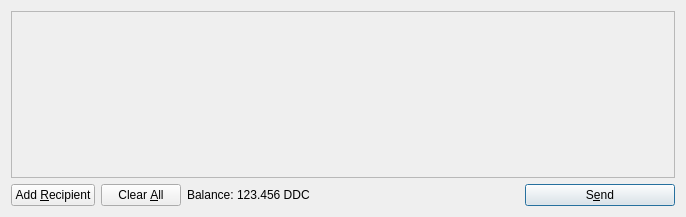
<?xml version="1.0" encoding="UTF-8"?>
<ui version="4.0">
 <class>SendCoinsDialog</class>
 <widget class="QDialog" name="SendCoinsDialog">
  <property name="geometry">
   <rect>
    <x>0</x>
    <y>0</y>
    <width>686</width>
    <height>217</height>
   </rect>
  </property>
  <property name="windowTitle">
   <string>Send Coins</string>
  </property>
  <layout class="QVBoxLayout" name="verticalLayout">
   <item>
    <widget class="QScrollArea" name="scrollArea">
     <property name="widgetResizable">
      <bool>true</bool>
     </property>
     <widget class="QWidget" name="scrollAreaWidgetContents">
      <property name="geometry">
       <rect>
        <x>0</x>
        <y>0</y>
        <width>666</width>
        <height>165</height>
       </rect>
      </property>
      <layout class="QVBoxLayout" name="verticalLayout_2">
       <property name="margin">
        <number>0</number>
       </property>
       <item>
        <layout class="QVBoxLayout" name="entries">
         <property name="spacing">
          <number>6</number>
         </property>
        </layout>
       </item>
       <item>
        <spacer name="verticalSpacer">
         <property name="orientation">
          <enum>Qt::Vertical</enum>
         </property>
         <property name="sizeHint" stdset="0">
          <size>
           <width>20</width>
           <height>40</height>
          </size>
         </property>
        </spacer>
       </item>
      </layout>
     </widget>
    </widget>
   </item>
   <item>
    <layout class="QHBoxLayout" name="horizontalLayout">
     <item>
      <widget class="QPushButton" name="addButton">
       <property name="toolTip">
        <string>Send to multiple recipients at once</string>
       </property>
       <property name="text">
        <string>Add &amp;Recipient</string>
       </property>
       <property name="icon">
        <iconset resource="../bitcoin.qrc">
         <normaloff>:/icons/add</normaloff>:/icons/add</iconset>
       </property>
       <property name="autoDefault">
        <bool>false</bool>
       </property>
      </widget>
     </item>
     <item>
      <widget class="QPushButton" name="clearButton">
       <property name="sizePolicy">
        <sizepolicy hsizetype="Minimum" vsizetype="Fixed">
         <horstretch>0</horstretch>
         <verstretch>0</verstretch>
        </sizepolicy>
       </property>
       <property name="toolTip">
        <string>Remove all transaction fields</string>
       </property>
       <property name="text">
        <string>Clear &amp;All</string>
       </property>
       <property name="icon">
        <iconset resource="../bitcoin.qrc">
         <normaloff>:/icons/remove</normaloff>:/icons/remove</iconset>
       </property>
       <property name="autoRepeatDelay">
        <number>300</number>
       </property>
       <property name="autoDefault">
        <bool>false</bool>
       </property>
      </widget>
     </item>
     <item>
      <layout class="QHBoxLayout" name="horizontalLayout_2">
       <property name="spacing">
        <number>3</number>
       </property>
       <item>
        <widget class="QLabel" name="label">
         <property name="text">
          <string>Balance:</string>
         </property>
        </widget>
       </item>
       <item>
        <widget class="QLabel" name="labelBalance">
         <property name="cursor">
          <cursorShape>IBeamCursor</cursorShape>
         </property>
         <property name="text">
          <string>123.456 DDC</string>
         </property>
         <property name="textInteractionFlags">
          <set>Qt::LinksAccessibleByMouse|Qt::TextSelectableByKeyboard|Qt::TextSelectableByMouse</set>
         </property>
        </widget>
       </item>
      </layout>
     </item>
     <item>
      <spacer name="horizontalSpacer">
       <property name="orientation">
        <enum>Qt::Horizontal</enum>
       </property>
       <property name="sizeHint" stdset="0">
        <size>
         <width>40</width>
         <height>20</height>
        </size>
       </property>
      </spacer>
     </item>
     <item>
      <widget class="QPushButton" name="sendButton">
       <property name="minimumSize">
        <size>
         <width>150</width>
         <height>0</height>
        </size>
       </property>
       <property name="toolTip">
        <string>Confirm the send action</string>
       </property>
       <property name="text">
        <string>S&amp;end</string>
       </property>
       <property name="icon">
        <iconset resource="../bitcoin.qrc">
         <normaloff>:/icons/send</normaloff>:/icons/send</iconset>
       </property>
       <property name="default">
        <bool>true</bool>
       </property>
      </widget>
     </item>
    </layout>
   </item>
  </layout>
 </widget>
 <resources>
  <include location="../bitcoin.qrc"/>
 </resources>
 <connections/>
</ui>
